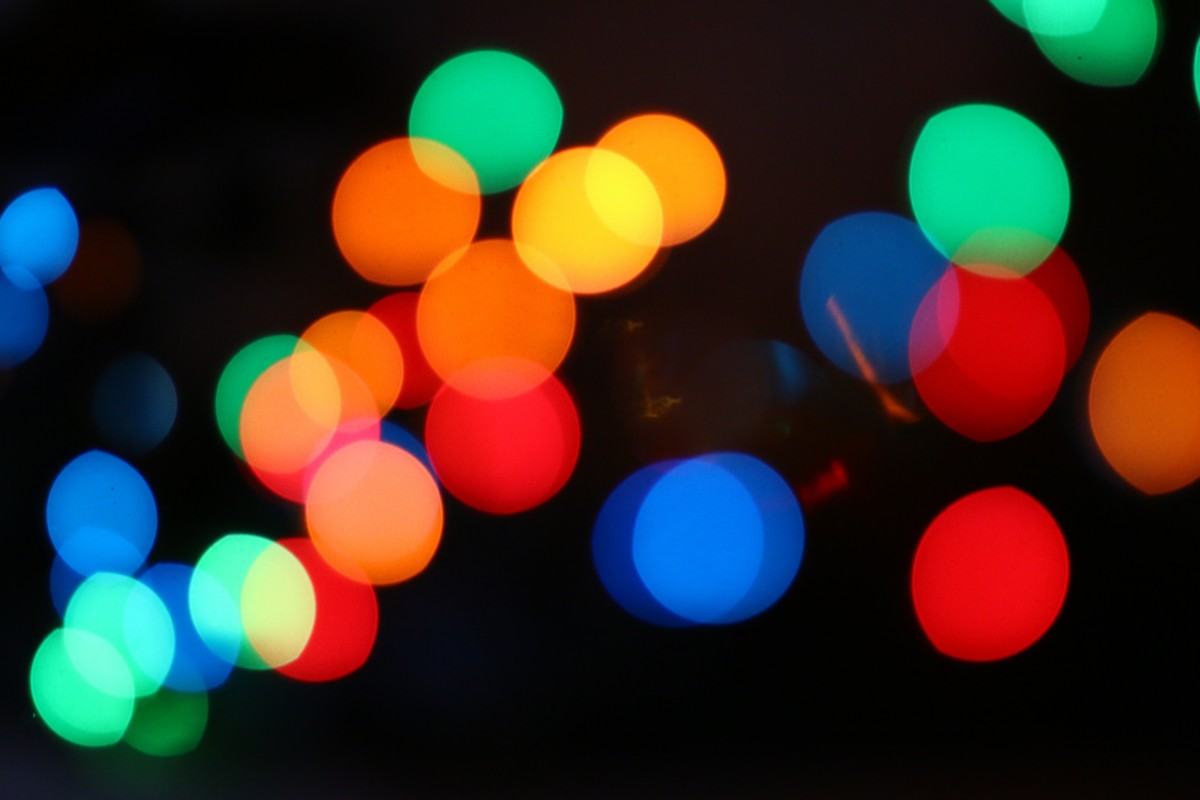
#> input picture 11주/2c_original.jpg, 1200 x 800 px
$ python 'KOCW_11주_4.py'
#> lines starting #> are read from the running program, lines starting #| are printed output that depends on the picture; after the words box and inside, x2 and y2 are one past the last pixel; in counts of white or black regions, pixels touching at a corner belong together
# -*- coding: utf-8 -*-
"""
Spyder Editor

This is a temporary script file.
"""

import cv2
import numpy as np

img = cv2.imread('2c_original.jpg')
#> img is the input picture: shape (800, 1200, 3); mean B, G, R 36.6, 46.1, 56.5

# BGR 을 HSV 로 변경
img_hsv = cv2.cvtColor(img, cv2.COLOR_BGR2HSV)
#> img_hsv: shape (800, 1200, 3); mean H, S, V 50.6, 176, 86.5

th_blue_low = np.array([100, 100, 100]) #[95, 50, 70]
th_blue_up = np.array([140, 255, 255]) #[135, 255, 255]
mask_blue_img = cv2.inRange(img_hsv, th_blue_low, th_blue_up)
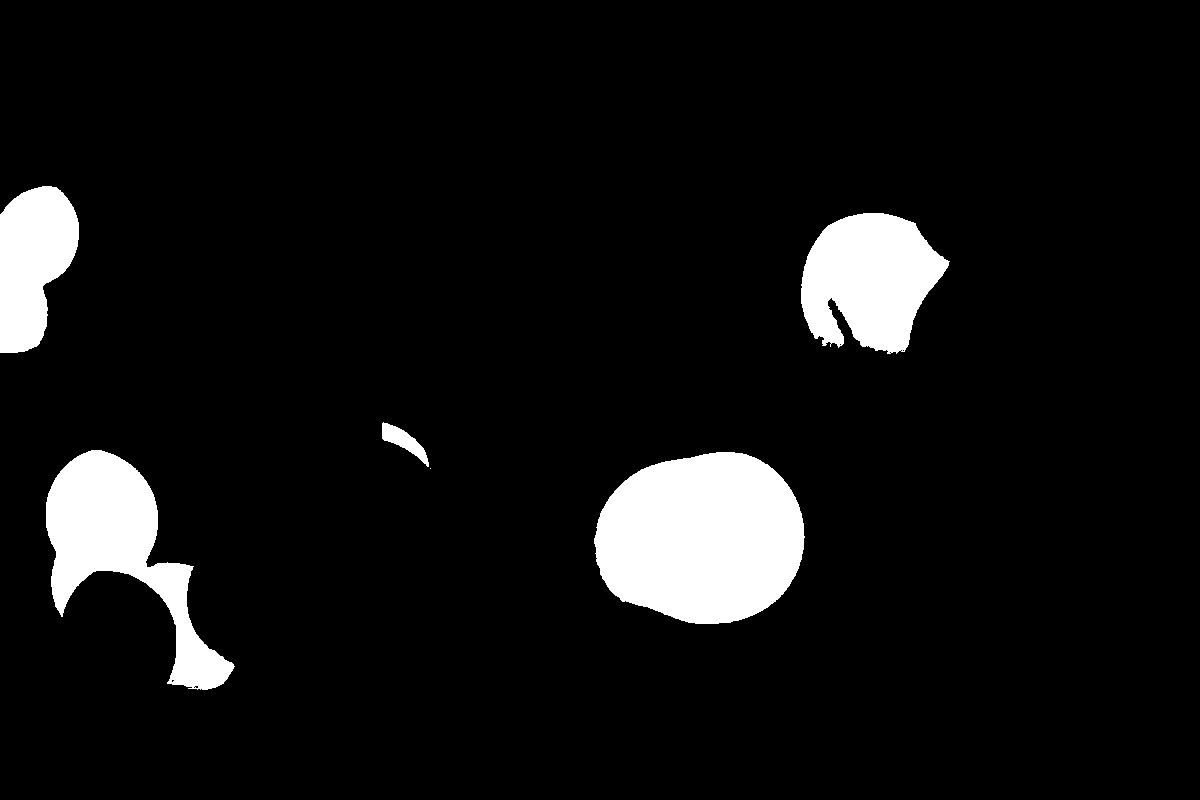
#> mask_blue_img: shape (800, 1200); 7.3% white; 6 white regions (1 under 20 px), largest, box (x1, y1, x2, y2) and area: (594, 452, 805, 624) 28627, (46, 450, 235, 690) 16822, (801, 213, 950, 354) 14595, (0, 186, 79, 353) 9529, (382, 422, 429, 467) 764
img_blue = cv2.bitwise_and(img, img, mask=mask_blue_img)

th_green_low = np.array([50, 100, 100])
th_green_up = np.array([90, 255, 255])
mask_green_img = cv2.inRange(img_hsv, th_green_low, th_green_up)
#> mask_green_img: shape (800, 1200); 7.8% white; 10 white regions (3 under 20 px), largest, box (x1, y1, x2, y2) and area: (908, 104, 1070, 261) 20658, (29, 575, 201, 754) 20238, (409, 50, 563, 192) 14974
img_green = cv2.bitwise_and(img, img, mask=mask_green_img)
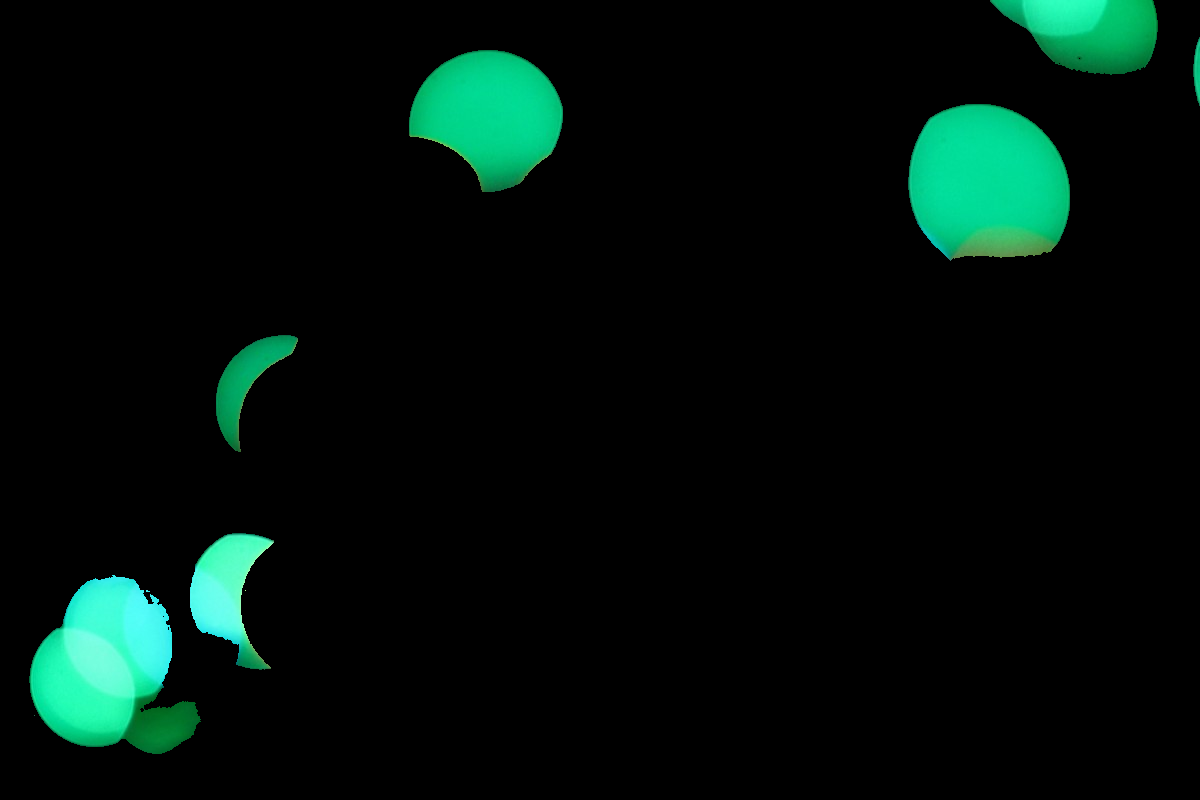
#> img_green: shape (800, 1200, 3); mean B, G, R 11.2, 16.1, 1.9

# mask_ngreen_img = cv2.bitwise_not(mask_green_img) ## Green 이미지 제거
# img_ngreen = cv2.bitwise_and(img, img, mask=mask_ngreen_img)

th_red_low = np.array([0, 100, 100])
th_red_up = np.array([40, 255, 255])
mask_red_img1 = cv2.inRange(img_hsv, th_red_low, th_red_up)
#> mask_red_img1: shape (800, 1200); 16.1% white; 144 white regions (112 under 20 px), largest, box (x1, y1, x2, y2) and area: (239, 111, 728, 514) 91870, (913, 249, 1088, 432) 19522, (250, 442, 445, 678) 19512

th_red_low = np.array([150, 100, 100])
th_red_up = np.array([180, 255, 255])
mask_red_img2 = cv2.inRange(img_hsv, th_red_low, th_red_up)
#> mask_red_img2: shape (800, 1200); 4.1% white; 223 white regions (172 under 20 px), largest, box (x1, y1, x2, y2) and area: (911, 488, 1065, 640) 14969, (254, 377, 572, 510) 12252, (290, 573, 379, 680) 4825

mask_red_img3 = cv2.add(mask_red_img1, mask_red_img2)
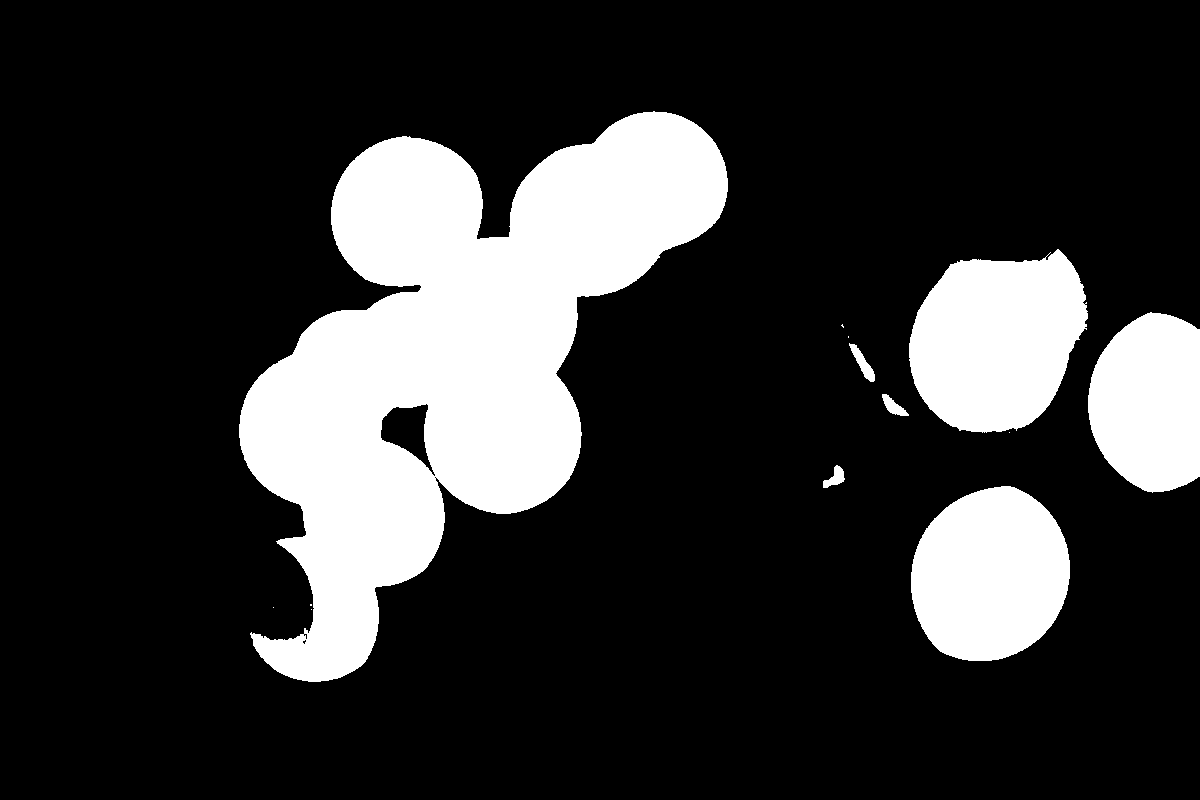
#> mask_red_img3: shape (800, 1200); 20.2% white; 13 white regions (6 under 20 px), largest, box (x1, y1, x2, y2) and area: (239, 111, 728, 682) 130049, (909, 249, 1088, 433) 24677, (911, 486, 1070, 661) 21779

img_red = cv2.bitwise_and(img, img, mask=mask_red_img3)
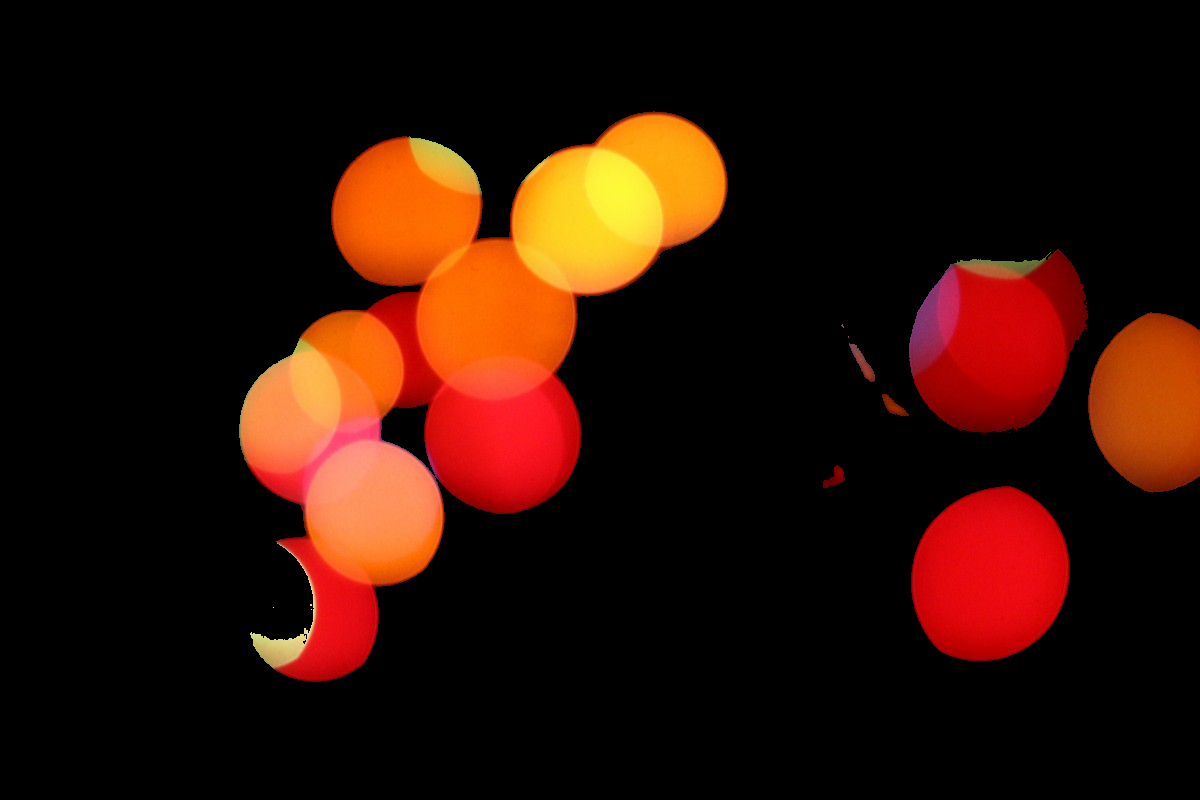
#> img_red: shape (800, 1200, 3); mean B, G, R 5.2, 15.9, 44.9

cv2.imshow("BGR",img)
cv2.imshow('MASK (BLUE)',img_blue)
cv2.imshow('MASK (GREEN)',img_green)
cv2.imshow('MASK (RED)',img_red)
# cv2.imshow('MASK (NGREEN)',img_ngreen)

cv2.waitKey(0)
cv2.destroyAllWindows()
